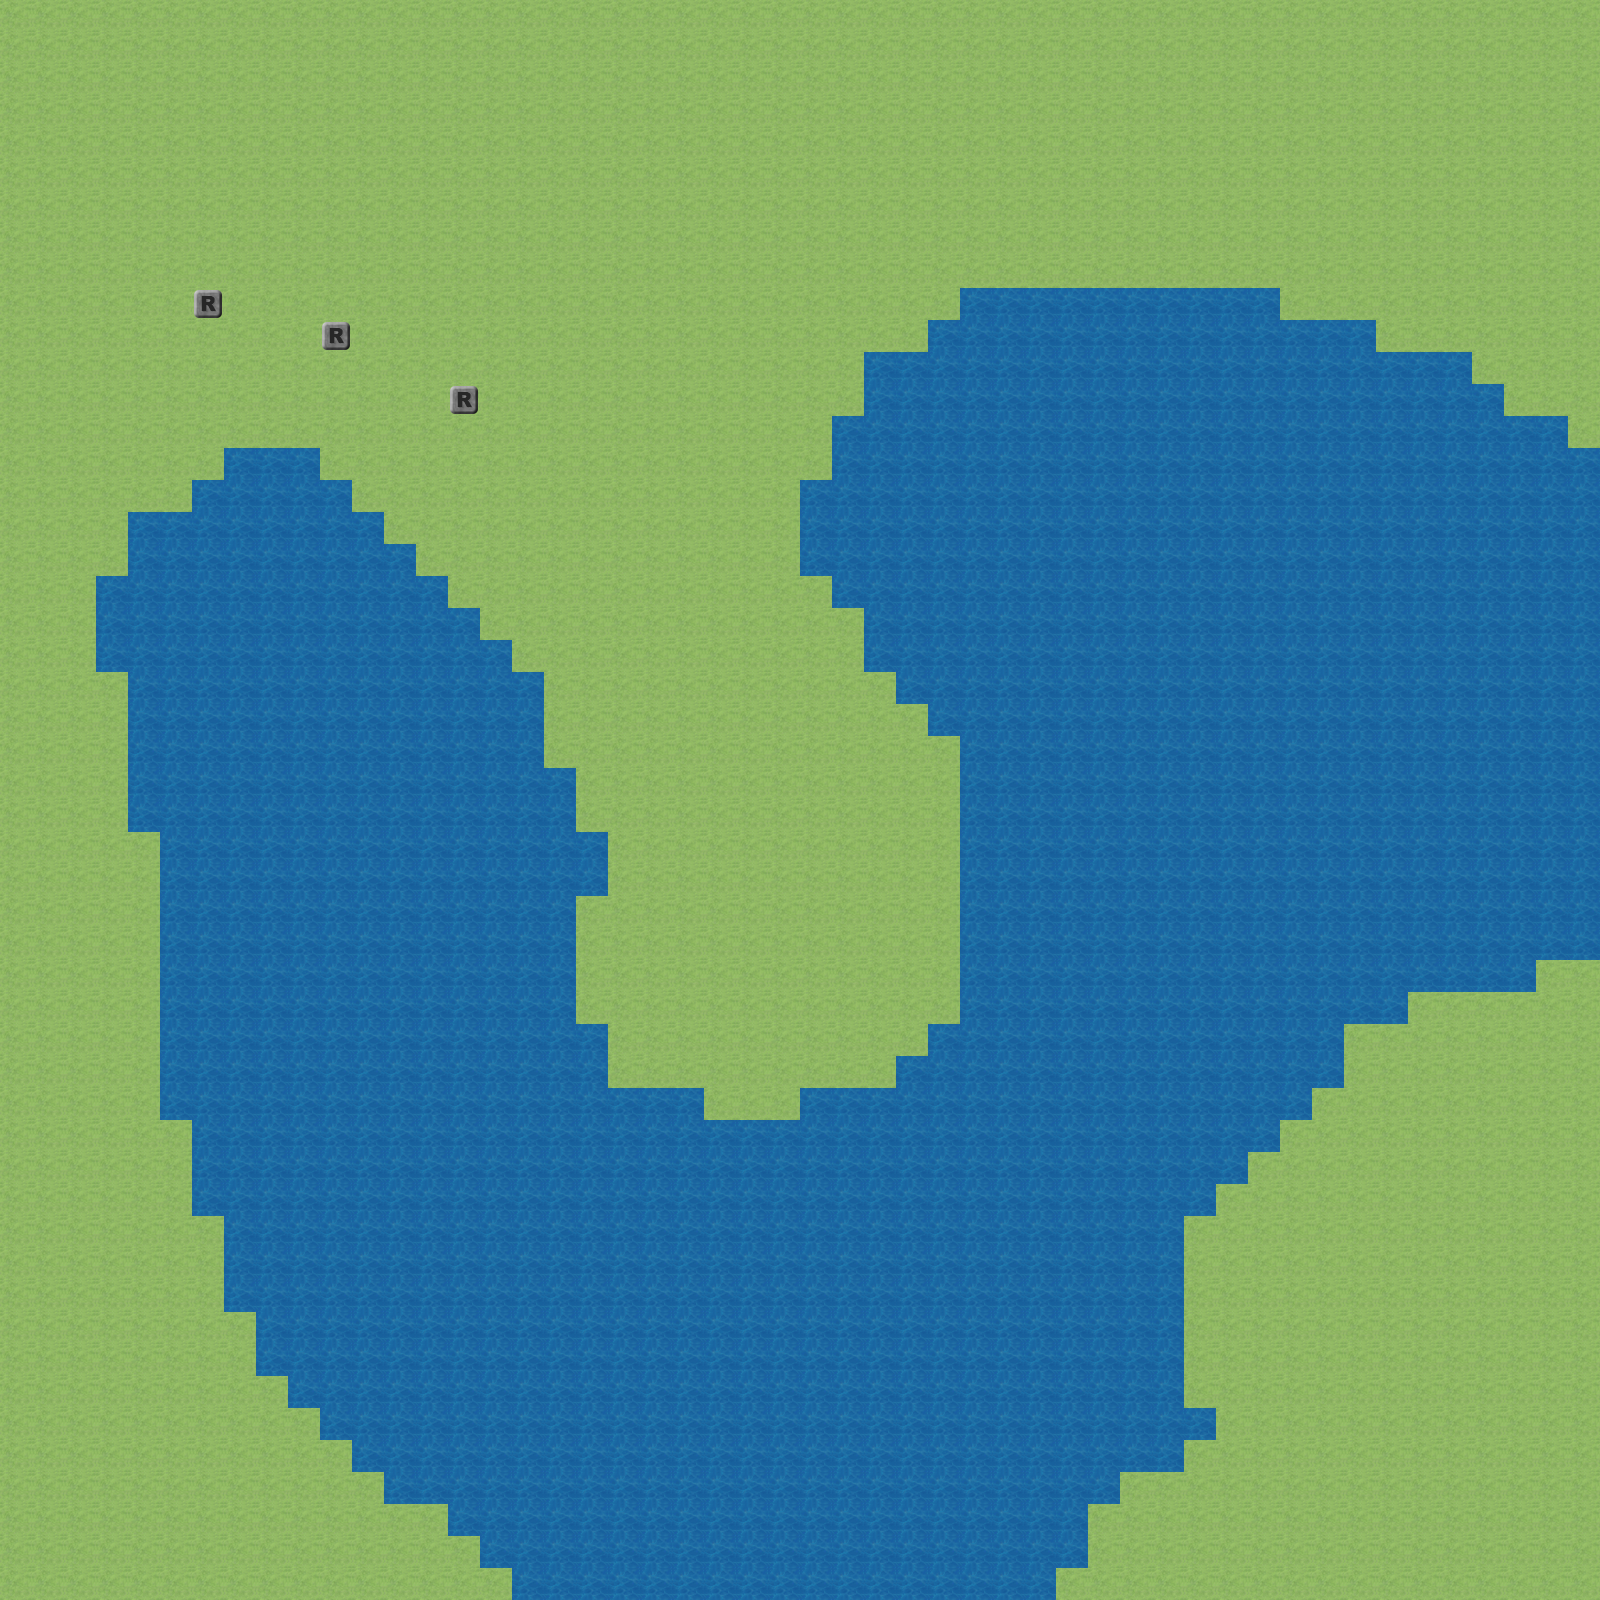

Tiled map render using the project's own tile images. Description and the map definition, with tile-layer contents summarised, below:
An orthogonal 50x50 tile map with 32x32 px tiles, 1 tile layer (Tile Layer 1).

<map version="1.0" orientation="orthogonal" width="50" height="50" tilewidth="32" tileheight="32">
 <tileset firstgid="1" name="tileset1" tilewidth="32" tileheight="32">
  <image source="tileset1.png" trans="ff00ff" width="382" height="64" />
  <tile id="0">
   <properties>
    <property name="buildable" value="false" />
   </properties>
  </tile>
  <tile id="1">
   <properties>
    <property name="buildable" value="true" />
   </properties>
  </tile>
 </tileset>
 <layer name="Tile Layer 1" width="50" height="50">
  <data>[2500 cells, 2500 non-empty, 3 distinct tile ids]</data>
 </layer>
</map>